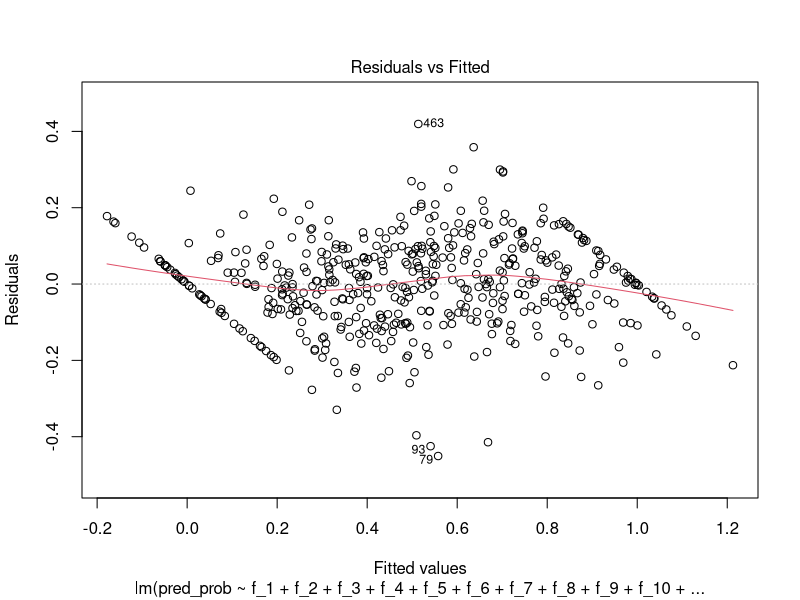
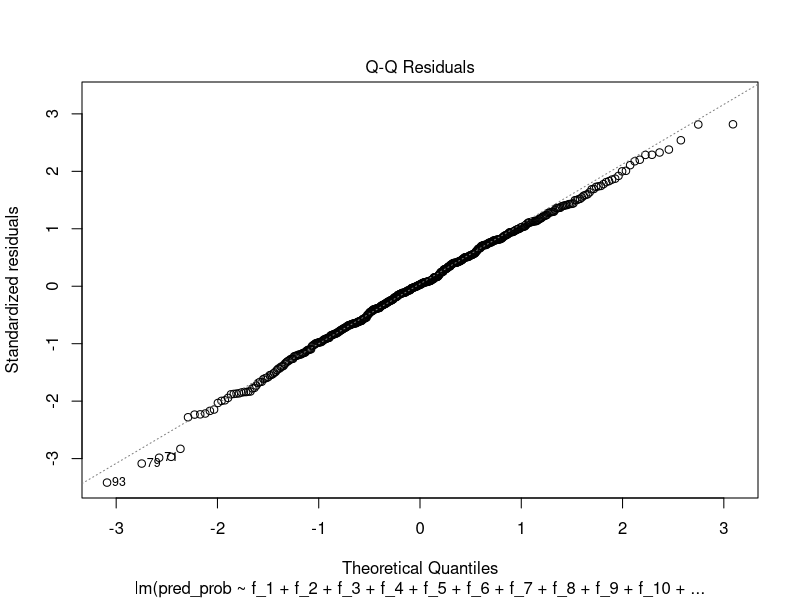
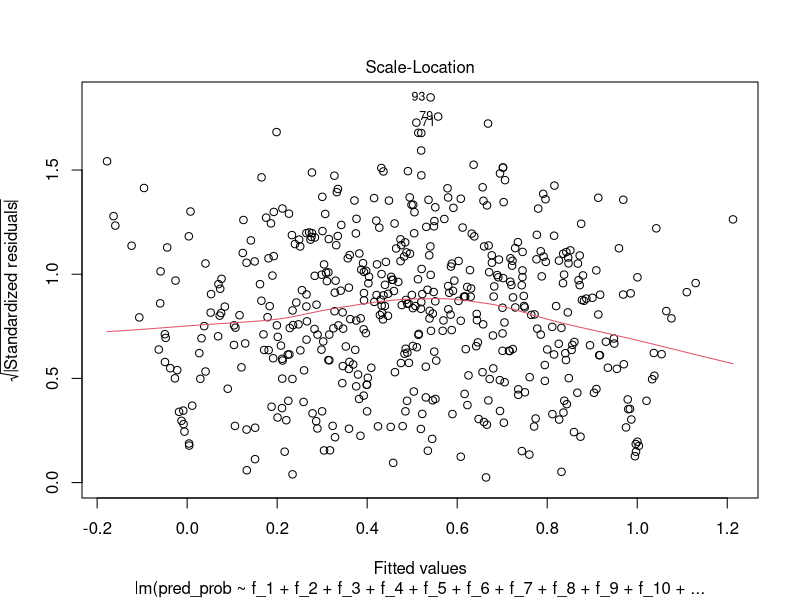
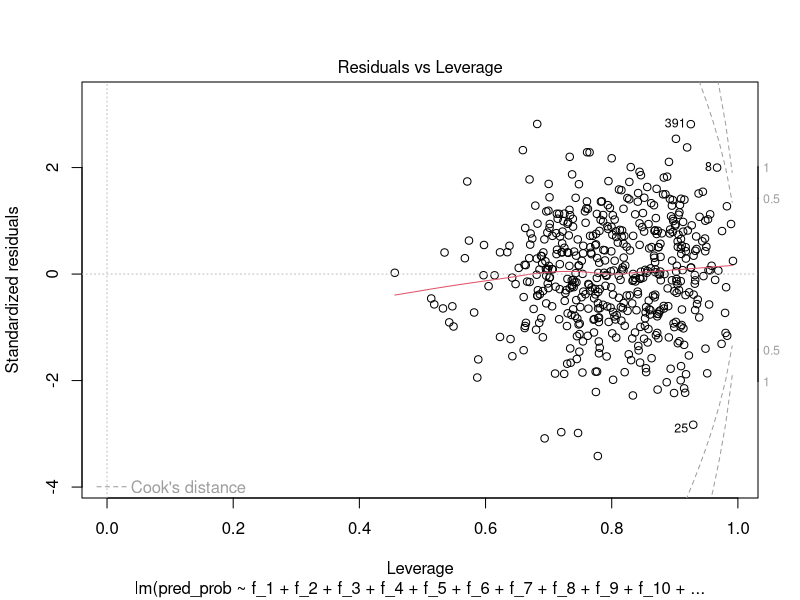
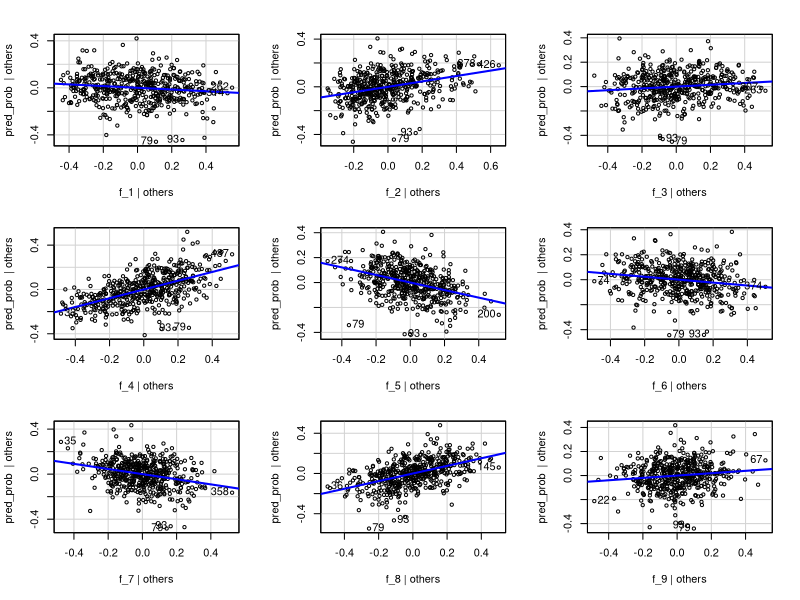
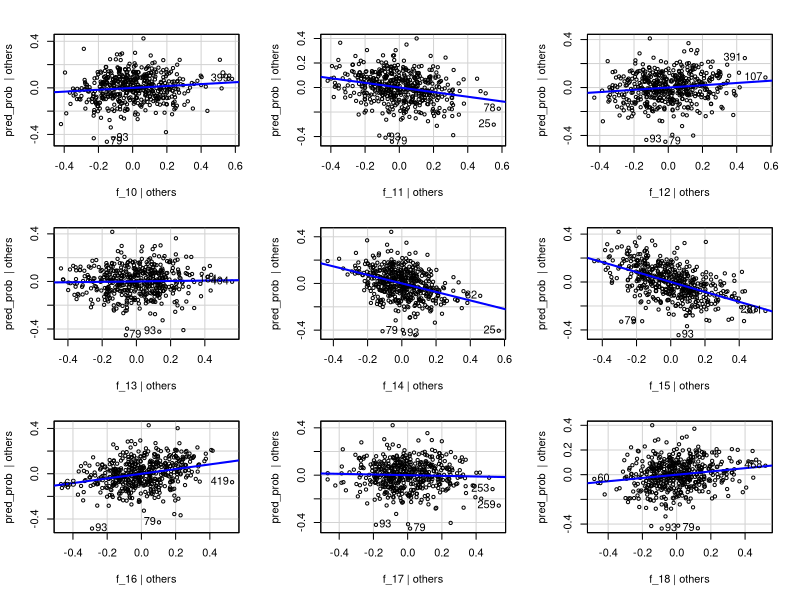
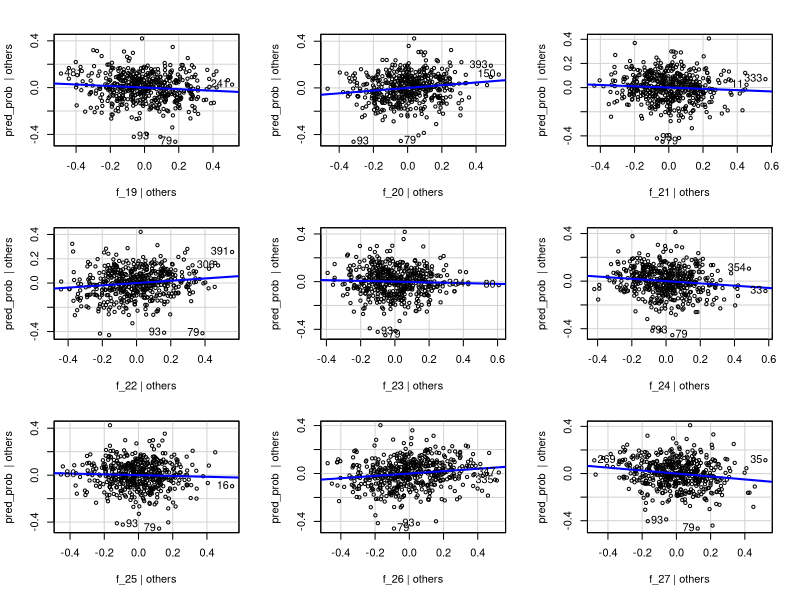
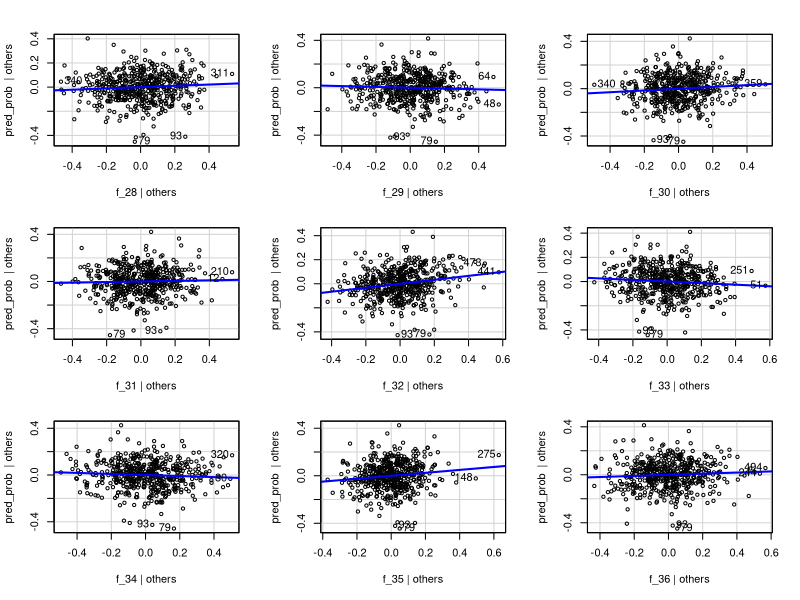

R code for these plots, in order: (Note: this script raises an error after producing the figures.)
## ---- chunk 1
knitr::opts_chunk$set(echo = TRUE)
## ---- chunk 2
# Load the required libraries
library(tidyverse)
library(caret)
library(MASS)
library(car)


## ---- chunk 3
# Load the dataset
data <- read.csv("pca_data_400_d8.csv")  # Update with the actual CSV file name

# Display the structure of the loaded data
str(data)

## ---- chunk 4
# Load the dplyr package for data manipulation
library(dplyr)

# Normalize each feature to the range [0, 1]
normalized_data <- data %>%
  mutate(across(starts_with("f"), ~ (.-min(.)) / (max(.) - min(.))))

# Display the first few rows of the normalized data
head(normalized_data)


## ---- chunk 5
col_name <- NULL;
for (i in 1:400) {
  
  col_name <-  paste0(col_name,"f_", i,"+")
  #data[, col_name] <- boxcox(data[, paste0("Feature_", i)], lambda = NULL)$x
}
cat(col_name)
## ---- chunk 6
model_2  = lm(pred_prob ~ f_1+f_2+f_3+f_4+f_5+f_6+f_7+f_8+f_9+f_10+f_11+f_12+f_13+f_14+f_15+f_16+f_17+f_18+f_19+f_20+f_21+f_22+f_23+f_24+f_25+f_26+f_27+f_28+f_29+f_30+f_31+f_32+f_33+f_34+f_35+f_36+f_37+f_38+f_39+f_40+f_41+f_42+f_43+f_44+f_45+f_46+f_47+f_48+f_49+f_50+f_51+f_52+f_53+f_54+f_55+f_56+f_57+f_58+f_59+f_60+f_61+f_62+f_63+f_64+f_65+f_66+f_67+f_68+f_69+f_70+f_71+f_72+f_73+f_74+f_75+f_76+f_77+f_78+f_79+f_80+f_81+f_82+f_83+f_84+f_85+f_86+f_87+f_88+f_89+f_90+f_91+f_92+f_93+f_94+f_95+f_96+f_97+f_98+f_99+f_100+f_101+f_102+f_103+f_104+f_105+f_106+f_107+f_108+f_109+f_110+f_111+f_112+f_113+f_114+f_115+f_116+f_117+f_118+f_119+f_120+f_121+f_122+f_123+f_124+f_125+f_126+f_127+f_128+f_129+f_130+f_131+f_132+f_133+f_134+f_135+f_136+f_137+f_138+f_139+f_140+f_141+f_142+f_143+f_144+f_145+f_146+f_147+f_148+f_149+f_150+f_151+f_152+f_153+f_154+f_155+f_156+f_157+f_158+f_159+f_160+f_161+f_162+f_163+f_164+f_165+f_166+f_167+f_168+f_169+f_170+f_171+f_172+f_173+f_174+f_175+f_176+f_177+f_178+f_179+f_180+f_181+f_182+f_183+f_184+f_185+f_186+f_187+f_188+f_189+f_190+f_191+f_192+f_193+f_194+f_195+f_196+f_197+f_198+f_199+f_200+f_201+f_202+f_203+f_204+f_205+f_206+f_207+f_208+f_209+f_210+f_211+f_212+f_213+f_214+f_215+f_216+f_217+f_218+f_219+f_220+f_221+f_222+f_223+f_224+f_225+f_226+f_227+f_228+f_229+f_230+f_231+f_232+f_233+f_234+f_235+f_236+f_237+f_238+f_239+f_240+f_241+f_242+f_243+f_244+f_245+f_246+f_247+f_248+f_249+f_250+f_251+f_252+f_253+f_254+f_255+f_256+f_257+f_258+f_259+f_260+f_261+f_262+f_263+f_264+f_265+f_266+f_267+f_268+f_269+f_270+f_271+f_272+f_273+f_274+f_275+f_276+f_277+f_278+f_279+f_280+f_281+f_282+f_283+f_284+f_285+f_286+f_287+f_288+f_289+f_290+f_291+f_292+f_293+f_294+f_295+f_296+f_297+f_298+f_299+f_300+f_301+f_302+f_303+f_304+f_305+f_306+f_307+f_308+f_309+f_310+f_311+f_312+f_313+f_314+f_315+f_316+f_317+f_318+f_319+f_320+f_321+f_322+f_323+f_324+f_325+f_326+f_327+f_328+f_329+f_330+f_331+f_332+f_333+f_334+f_335+f_336+f_337+f_338+f_339+f_340+f_341+f_342+f_343+f_344+f_345+f_346+f_347+f_348+f_349+f_350+f_351+f_352+f_353+f_354+f_355+f_356+f_357+f_358+f_359+f_360+f_361+f_362+f_363+f_364+f_365+f_366+f_367+f_368+f_369+f_370+f_371+f_372+f_373+f_374+f_375+f_376+f_377+f_378+f_379+f_380+f_381+f_382+f_383+f_384+f_385+f_386+f_387+f_388+f_389+f_390+f_391+f_392+f_393+f_394+f_395+f_396+f_397+f_398+f_399+f_400, data = normalized_data)
summary(model_2)
## ---- chunk 7

plot(model_2)
## ---- chunk 8

residuals <- residuals(model_2)

# Create the AV plot
avPlots(model_2)

# Create the CR plot
crPlots(model_2)

## ---- chunk 9
# Apply Box-Cox transformation to the target variable (response) if needed
# For example, if you have a response variable named 'y', you can transform it like this:
# data$y_transformed <- boxcox(data$y, lambda = NULL)
# Uncomment and modify the above line based on your data

# Apply Box-Cox transformation to the features
# Assuming the transformed features are named 'Feature_1_transformed', ..., 'Feature_10_transformed'

boxcox(data[, paste0("Feature_1")], lambda = NULL)
for (i in 1:10) {
  boxcox(data[, paste0("Feature_", i)], lambda = NULL)
  #col_name <- paste0("Feature_", i, "_transformed")
  #data[, col_name] <- boxcox(data[, paste0("Feature_", i)], lambda = NULL)$x
}

# Define the list of transformed feature names
transformed_feature_names <- paste0("Feature_", 1:10, "_transformed")  # Adjust the range as needed

# Construct the formula for MLR
formula <- reformulate(transformed_feature_names, response = "y")

# Perform Multiple Linear Regression (MLR) using the transformed features
model <- lm(formula, data = data)

# Display the summary of the MLR model
summary(model)


## ---- chunk 10
# 特征区间列表
feature_intervals1 <- c(50, 60, 70, 80)
feature_intervals2 <- c(100,150,180,200)

# 循环遍历特征区间

for (i in c(1:4)){
  for(j in c(1:4)){
    expression1[i] <- paste0("f_1", 
                       paste0("+f_", seq(2, feature_intervals1[i], by = 1), collapse = ""), 
                       sep = "")
    expression2[j] <- paste0(
                    paste0("f_", seq(feature_intervals2[j],299, by = 1), collapse = "+"), "+f_300")
    re = paste0(expression1[i],"+",expression2[j])
  print(re)
  }
}

## ---- chunk 11
model3  = lm(pred_prob ~ f_1+f_2+f_3+f_4+f_5+f_6+f_7+f_8+f_9+f_10+f_11+f_12+f_13+f_14+f_15+f_16+f_17+f_18+f_19+f_20+f_21+f_22+f_23+f_24+f_25+f_26+f_27+f_28+f_29+f_30+f_31+f_32+f_33+f_34+f_35+f_36+f_37+f_38+f_39+f_40+f_41+f_42+f_43+f_44+f_45+f_46+f_47+f_48+f_49+f_50+f_51+f_52+f_53+f_54+f_55+f_56+f_57+f_58+f_59+f_60+f_61+f_62+f_63+f_64+f_65+f_66+f_67+f_68+f_69+f_70+f_71+f_72+f_73+f_74+f_75+f_76+f_77+f_78+f_79+f_80+f_200+f_201+f_202+f_203+f_204+f_205+f_206+f_207+f_208+f_209+f_210+f_211+f_212+f_213+f_214+f_215+f_216+f_217+f_218+f_219+f_220+f_221+f_222+f_223+f_224+f_225+f_226+f_227+f_228+f_229+f_230+f_231+f_232+f_233+f_234+f_235+f_236+f_237+f_238+f_239+f_240+f_241+f_242+f_243+f_244+f_245+f_246+f_247+f_248+f_249+f_250+f_251+f_252+f_253+f_254+f_255+f_256+f_257+f_258+f_259+f_260+f_261+f_262+f_263+f_264+f_265+f_266+f_267+f_268+f_269+f_270+f_271+f_272+f_273+f_274+f_275+f_276+f_277+f_278+f_279+f_280+f_281+f_282+f_283+f_284+f_285+f_286+f_287+f_288+f_289+f_290+f_291+f_292+f_293+f_294+f_295+f_296+f_297+f_298+f_299+f_300, data = normalized_data)

summary(model3)




## ---- chunk 12

start_indices <- seq(20, 100, by = 10)  
end_indices <- seq(160,290,by = 10)  

adjust_r_squared <- matrix(0, nrow = length(start_indices), ncol = length(end_indices))  # initialize

for (i in 1:length(start_indices)) {
     for (j in 1:length(end_indices)) {
             vars_set1 <- paste("f_", 1:start_indices[i], sep = "")
             vars_set2 <- paste("f_", end_indices[j]:300, sep = "")
      
      # fit the model
      rrr = paste(c(vars_set1, vars_set2), collapse = "+")
      formula <- as.formula(paste("pred_prob ~", rrr))
      model <- lm(formula, data = normalized_data)
      
      # adjusted R square
      adjust_r_squared[i, j] <- summary(model)$adj.r.squared
  }
}

## ---- chunk 13
library(reshape2)

rownames(adjust_r_squared) <- seq(20,100,by=10)
colnames(adjust_r_squared) <- seq(160,290,by = 10) 

data_melted <- melt(adjust_r_squared)

# set baseline
baseline <- 0.3161


p <- ggplot(data_melted, aes(x = Var2, y = Var1, fill = value)) +
  geom_tile() +
  scale_fill_gradient(low = "white", high = "red") +
  theme_minimal() +
  labs(title = "Custom Baseline Heatmap",
       x = "End", y = "Begin",
       fill = "Adjust R^2")

print(p)
